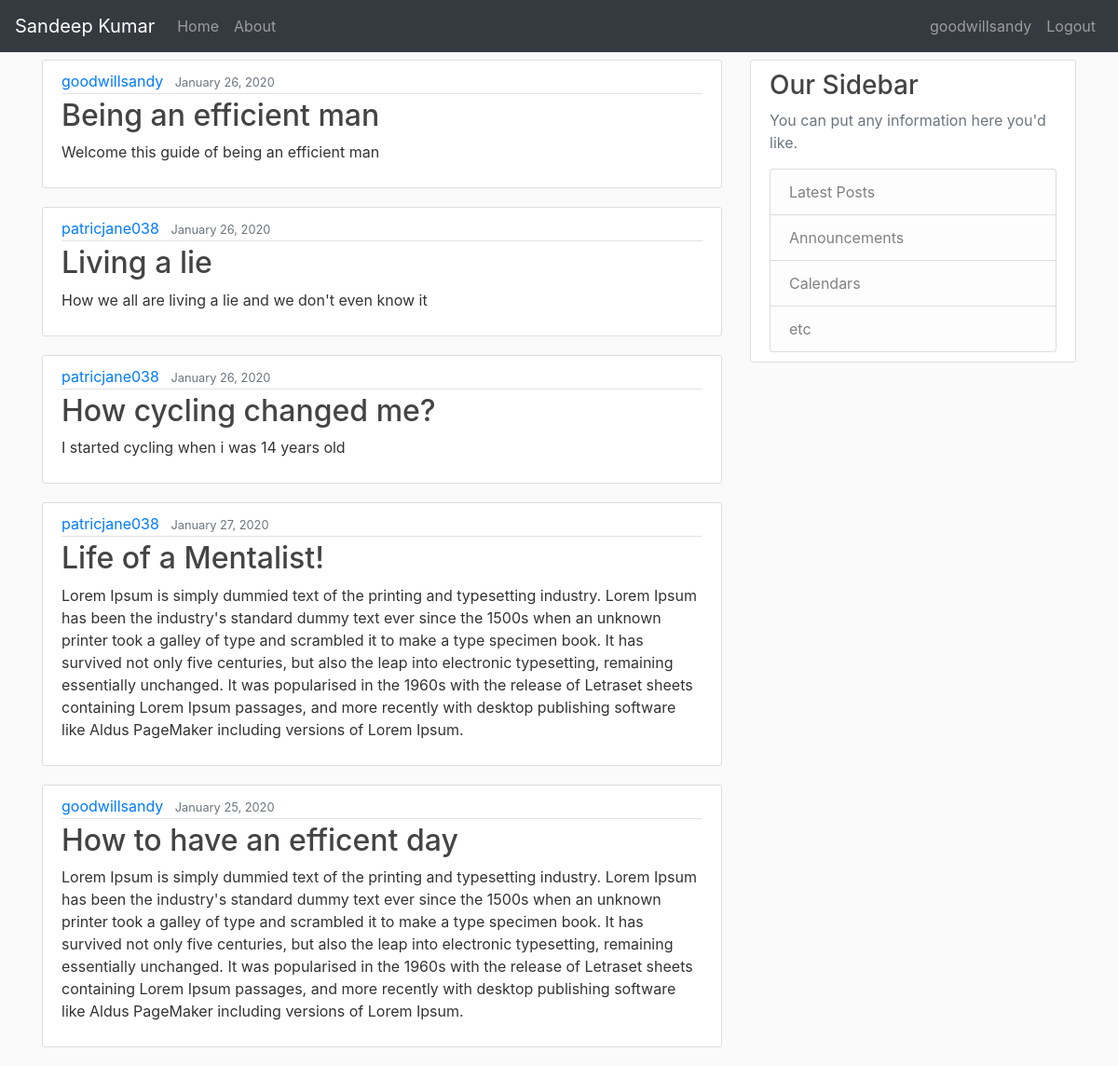
The app's page / (signed in) with its own data.
### blog/models.py (models this page shows, shortened)
class Post(models.Model):
    title = models.CharField(max_length=100)
    content = models.TextField()
    date_posted = models.DateTimeField(default=timezone.now)
    author = models.ForeignKey(User, on_delete=models.CASCADE)

### blog/views.py (the view)
# urls.py: path('', views.home, name='blog-home'),
def home(request):
    context = {
        'posts':Post.objects.all()
    }
    return render(request, 'blog/home.html', context)

### blog/templates/blog/home.html
{% extends "blog/base.html" %} {% block content%} {% for post in posts %}
<article class="media content-section">
  <div class="media-body">
    <div class="article-metadata">
      <a class="mr-2" href="#">{{ post.author }}</a>
      <small class="text-muted">{{ post.date_posted|date:"F d, Y" }}</small>
    </div>
    <h2><a class="article-title" href="#">{{ post.title }}</a></h2>
    <p class="article-content">{{ post.content }}</p>
  </div>
</article>
{% endfor %} {% endblock %}

### blog/templates/blog/base.html (shortened to what this page needs)
{% load static %}
<!DOCTYPE html>
<html lang="en">
  <head>
    <link
      rel="stylesheet"
      href="https://stackpath.bootstrapcdn.com/bootstrap/4.4.1/css/bootstrap.min.css"
    />
    <link rel="stylesheet" href="{% static 'blog/main.css' %}" />
  </head>
  <body>
    <nav class="navbar navbar-expand-lg navbar-dark bg-dark mb-2">
      <div class="collapse navbar-collapse" id="navbarToggler">
        <a class="navbar-brand" href="#">Sandeep Kumar</a>
        <ul class="navbar-nav mr-auto mt-2 mt-lg-0">
          <li class="nav-item">
            <a class="nav-link" href="{% url 'blog-home' %}">Home</a>
          </li>
          <li class="nav-item">
            <a class="nav-link" href="{% url 'blog-about' %}">About</a>
          </li>
        </ul>
        <ul class="navbar-nav ml-auto mt-2 mt-lg-0">
          {% if user.is_authenticated %}
          <li class="nav-item">
            <a class="nav-link" href="{% url 'profile' %}">
              {{user.username}}
            </a>
          </li>
          <li class="nav-item">
            <a class="nav-link" href="{% url 'logout' %}">
              Logout
            </a>
          </li>
          {% endif %}
        </ul>
      </div>
    </nav>
    <main role="main" class="container">
      <div class="row">
        <div class="col-md-8">
          {% block content %} {% endblock %}
        </div>
        <div class="col-md-4">
          <div class="content-section">
            <h3>Our Sidebar</h3>
            <p class="text-muted">
              You can put any information here you'd like.
            </p>
            <ul class="list-group">
              <li class="list-group-item list-group-item-light">
                Latest Posts
              </li>
              <li class="list-group-item list-group-item-light">
                Announcements
              </li>
              <li class="list-group-item list-group-item-light">Calendars</li>
              <li class="list-group-item list-group-item-light">etc</li>
            </ul>
          </div>
        </div>
      </div>
    </main>
  </body>
</html>

### blog/static/blog/main.css (style rules this page uses)
body { background: #fafafa; color: #333333; }
h1, h2, h3, h4, h5, h6 { color: #444444; }
ul { margin: 0; }
.content-section { background: #ffffff; padding: 10px 20px; border: 1px solid #dddddd; border-radius: 3px; margin-bottom: 20px; }
.article-title { color: #444444; }
.article-content { white-space: pre-line; }
.article-metadata { padding-bottom: 1px; margin-bottom: 4px; border-bottom: 1px solid #e3e3e3; }

### records on screen
Post: author "goodwillsandy", date_posted "January 26, 2020", title "Being an efficient man", content "Welcome this guide of being an efficient man"
Post: author "patricjane038", date_posted "January 26, 2020", title "Living a lie", content "How we all are living a lie and we don't even know it"
Post: author "patricjane038", date_posted "January 26, 2020", title "How cycling changed me?", content "I started cycling when i was 14 years old"
Post: author "patricjane038", date_posted "January 27, 2020", title "Life of a Mentalist!", content "Lorem Ipsum is simply dummied text of the printing and typesetting industry. Lorem Ipsum has been the industry's standard dummy text ever since the 1500s when an unknown printer took a galley of type and scrambled it to make a type specimen book. It has survived not only five centuries, but also the leap into electronic typesetting, remaining essentially unchanged. It was popularised in the 1960s with the release of Letraset sheets containing Lorem Ipsum passages, and more recently with desktop publishing software like Aldus PageMaker including versions of Lorem Ipsum."
Post: author "goodwillsandy", date_posted "January 25, 2020", title "How to have an efficent day", content "Lorem Ipsum is simply dummied text of the printing and typesetting industry. Lorem Ipsum has been the industry's standard dummy text ever since the 1500s when an unknown printer took a galley of type and scrambled it to make a type specimen book. It has survived not only five centuries, but also the leap into electronic typesetting, remaining essentially unchanged. It was popularised in the 1960s with the release of Letraset sheets containing Lorem Ipsum passages, and more recently with desktop publishing software like Aldus PageMaker including versions of Lorem Ipsum."

### other values on screen
{{ user.username }} "goodwillsandy"
